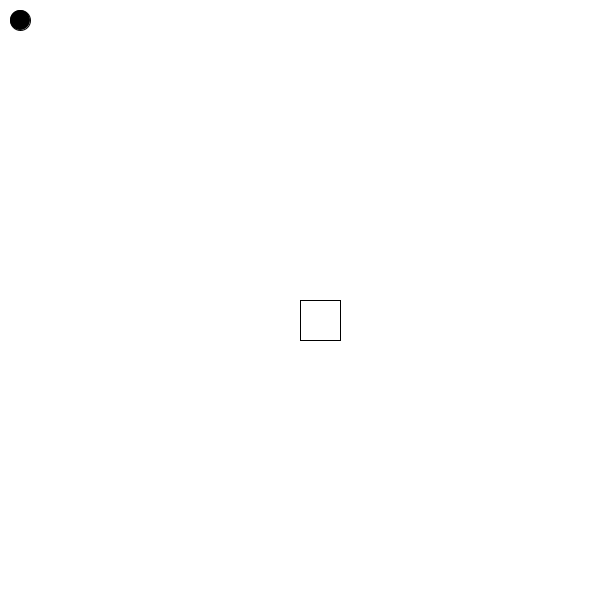
Frame 1 (no input)
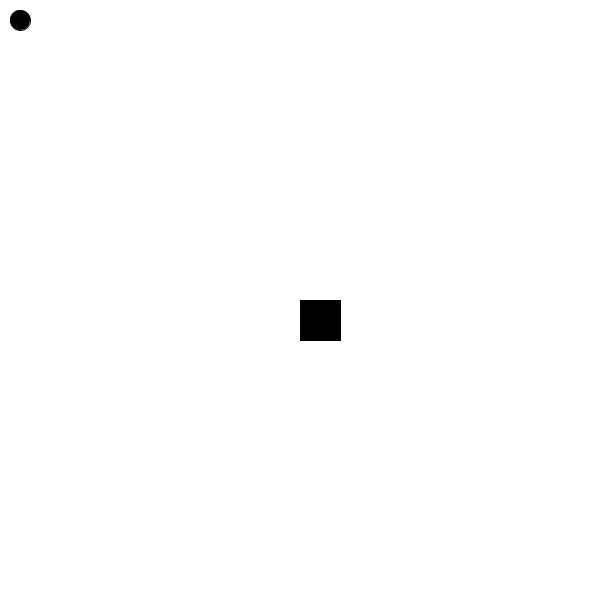
Frame 60 (the mouse pressed at the canvas centre just before this capture)
Frame 120 (the mouse held since frame 60 and released just before this capture): identical to frame 60, image omitted

The Processing sketch that drew these frames (run headless with seeded random() and noise(); from frame 60 on, the mouse is pressed at the canvas centre):

// Processing sketch: stacks_08
// ── stacks_08.pde
void setup() {
  size(600, 600);
}

void draw() {
  background(255);
  rect(width/2, height/2, 40, 40);
  fill(0);
  circle(20, 20, 20);
}
